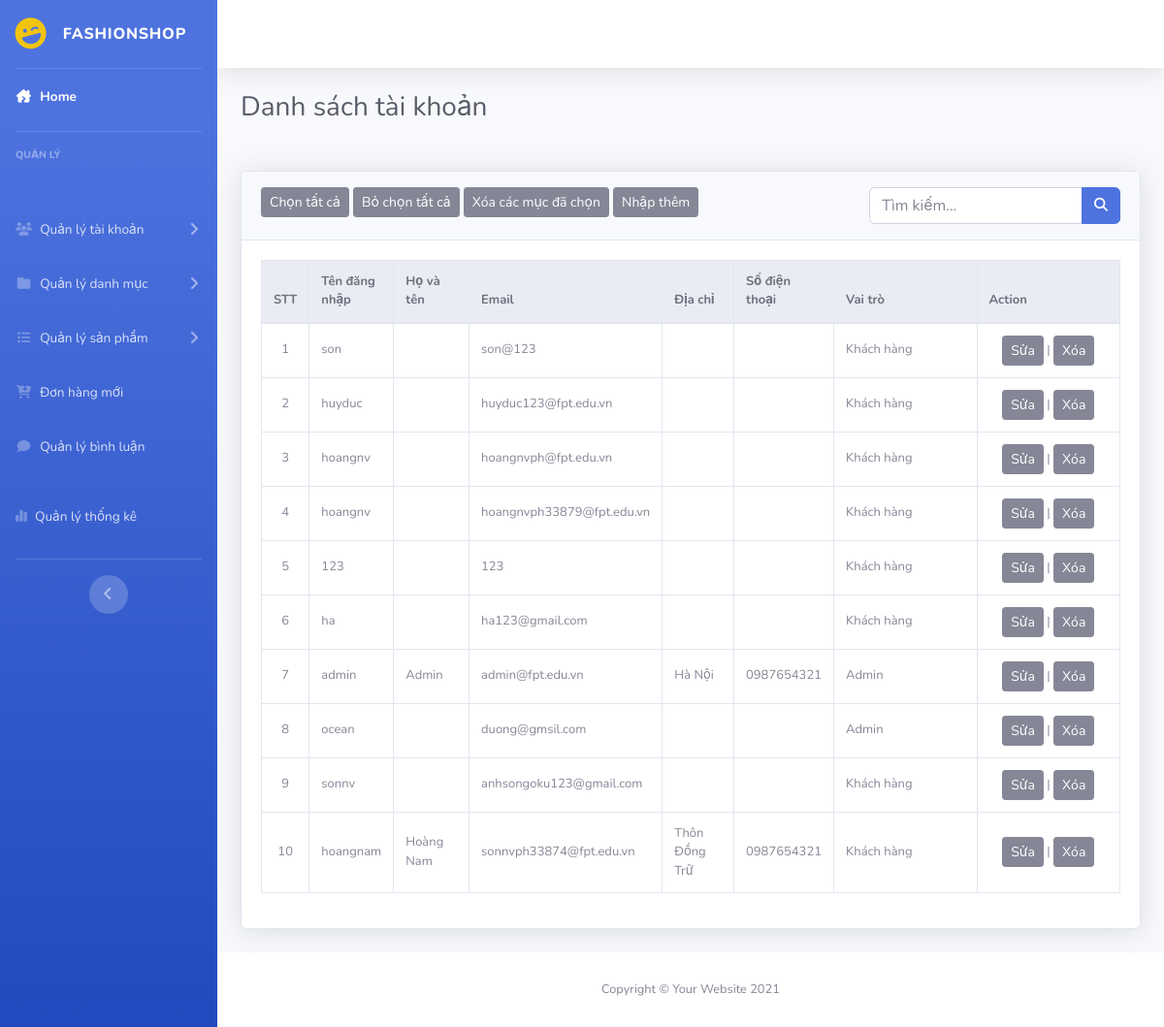
The app's page /admin/index.php?act=dsnguoidung with its own data.
### tables this page shows
CREATE TABLE `taikhoan` (
  `id` int(11) NOT NULL COMMENT 'Id khách hàng',
  `user` varchar(50) NOT NULL COMMENT 'Tên đăng nhập',
  `fullname` varchar(255) NOT NULL,
  `pass` varchar(50) NOT NULL COMMENT 'Mật khẩu',
  `email` varchar(255) NOT NULL COMMENT 'Email',
  `address` varchar(255) DEFAULT NULL COMMENT 'Địa chỉ',
  `tel` varchar(20) DEFAULT NULL COMMENT 'Số điện thoại',
  `role` int(11) NOT NULL DEFAULT 0 COMMENT 'Quyền hạn: \r\n1 Admin \r\n2 Khách hàng\r\n'
);

### model/pdo.php (called while the page is built, shortened)
<?php
function pdo_get_connection(){
    $servername = "localhost";
    $username = "root";
    $password = "";
    try {
        $conn = new PDO("mysql:host=$servername;dbname=duan1_09", $username, $password);
        $conn->setAttribute(PDO::ATTR_ERRMODE, PDO::ERRMODE_EXCEPTION);
        return $conn;
    } catch(PDOException $e) {
        echo "Connection failed: " . $e->getMessage();
    }
}
function pdo_query($sql){
    $sql_args=array_slice(func_get_args(),1);
    try{
        $conn=pdo_get_connection();
        $stmt=$conn->prepare($sql);
        $stmt->execute($sql_args);
        $rows=$stmt->fetchAll();
        return $rows;
    }
    catch(PDOException $e){
        throw $e;
    }
    finally{
        unset($conn);
    }
}
?>

### model/taikhoan.php (called while the page is built, shortened)
<?php
function danhsach_khachhang()
{
    $sql = "SELECT * FROM taikhoan ORDER BY CASE WHEN role = 'admin' THEN 0 ELSE 1 END, role ASC";
    $result = pdo_query($sql);
    return $result;
}

### admin/taikhoan/dsnguoidung.php (the view, shortened to what this page needs)
<div class="container-fluid">
    <h1 class="h3 mb-2 text-gray-800 mb-5">Danh sách tài khoản</h1>
    <div class="card shadow mb-4">
        <div class="card-header py-3">
            <button class="btn btn-secondary btn-sm">Chọn tất cả</button>
            <button class="btn btn-secondary btn-sm">Bỏ chọn tất cả</button>
            <button class="btn btn-secondary btn-sm">Xóa các mục đã chọn</button>
            <a href="?act=addnguoidung"><button class="btn btn-secondary btn-sm">Nhập thêm</button></a>
            <form action="" class="float-right">
                <div class="input-group">
                    <input type="text" class="form-control" name="kyw" placeholder="Tìm kiếm...">
                    <div class="input-group-append">
                        <button class="btn btn-primary" type="submit" name="search">
                            <i class="fas fa-search fa-sm"></i>
                        </button>
                    </div>
                </div>
            </form>
        </div>
        <div class="card-body">
            <div class="table-responsive">
                <table class="table table-bordered" width="100%" cellspacing="0">
                    <thead class="thead-light">
                        <tr>
                            <th>STT</th>
                            <th>Tên đăng nhập</th>
                            <th>Họ và tên</th>
                            <th>Email</th>
                            <th>Địa chỉ</th>
                            <th>Số điện thoại</th>
                            <th>Vai trò</th>
                            <th>Action</th>
                        </tr>
                    </thead>
                    <tbody>
                        <?php
                        foreach ($ds_nguoidung as $key => $value) :
                            extract($value);
                        ?>
                            <tr>
                                <td class="align-middle text-center td_id"><?= $key + 1; ?> </td>
                                <td class="col-1 align-middle"><?= $user ?></td>
                                <td class="fullname col-1 align-middle" style="width:100px"><?= $fullname ?></td>
                                <td class="col-1 align-middle"><?= $email ?></td>
                                <td class="col-1 align-middle"><?= $address ?></td>
                                <td class="col-1 align-middle"><?= $tel ?></td>
                                <td class="col-2 align-middle"><?php
                                    if($role == "1") {
                                        echo "Admin";
                                    }else {
                                        echo "Khách hàng";
                                    }
                                ?></td>
                                <td class="col-2 align-middle text-center"><a href="?act=editnguoidung&idkh=<?php echo $id ?>"><button class="btn btn-secondary btn-sm">Sửa</button></a> |
                                    <a  onclick="confirmDelete('<?php echo $id ?>')"><button class="btn btn-secondary btn-sm">Xóa</button></a>
                                </td>
                            </tr>
                        <?php endforeach; ?>
                    </tbody>
                </table>
            </div>
        </div>
    </div>
</div>

### assets/css/style_admin.css (style rules this page uses)
.card-body { flex: 1 1 auto; min-height: 1px; padding: 1.25rem; margin: 0px; }
.card-header:first-child { border-radius: calc(0.35rem - 1px) calc(0.35rem - 1px) 0 0; margin: 0px; }
.table-bordered tbody .td_id { width: 25px; }
table tbody td:nth-child(4) { width: 100px; }
.card-body { flex: 1 1 auto; min-height: 1px; padding: 1.25rem; font-size: 13px; }

### records on screen
taikhoan: user "son", email "son@123", role "Khách hàng"
taikhoan: user "huyduc", email "huyduc123@fpt.edu.vn", role "Khách hàng"
taikhoan: user "hoangnv", email "hoangnvph@fpt.edu.vn", role "Khách hàng"
taikhoan: user "hoangnv", email "hoangnvph33879@fpt.edu.vn", role "Khách hàng"
taikhoan: user "123", email "123", role "Khách hàng"
taikhoan: user "ha", email "ha123@gmail.com", role "Khách hàng"
taikhoan: user "admin", fullname "Admin", email "admin@fpt.edu.vn", address "Hà Nội", tel "0987654321", role "Admin"
taikhoan: user "ocean", email "duong@gmsil.com", role "Admin"
taikhoan: user "sonnv", email "anhsongoku123@gmail.com", role "Khách hàng"
taikhoan: user "hoangnam", fullname "Hoàng Nam", email "sonnvph33874@fpt.edu.vn", address "Thôn Đồng Trữ", tel "0987654321", role "Khách hàng"
